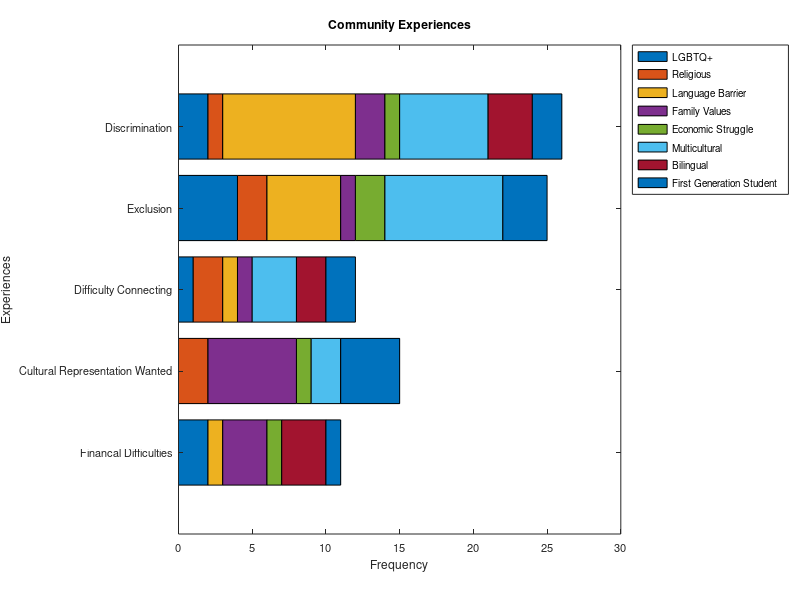

Recreate this plot in MATLAB.
% Sample data (replace with your actual data)
terms = {'Discrimination', 'Exclusion', 'Difficulty Connecting', 'Cultural Representation Wanted', 'Financal Difficulties'};
interviewees = {'Garrett', 'Bryan', 'Mae', 'Daniel', 'Bolivar', 'Javier', 'Fernando', 'Jazmin', 'Sanjida'};
themes = {'First Generation Student', 'Bilingual', 'Multicultural', 'Economic Struggle', 'Family Values', 'Language Barrier', 'Religious', 'LGBTQ+'};
wordCount = [
	1 3 0 1 3 1 0 2;
	4 0 2 1 6 0 2 0;
	2 2 3 0 1 1 2 1;
	3 0 8 2 1 5 2 4;
	2 3 6 1 2 9 1 2; 
	
];
 
% Reverse the order of terms
terms = flip(terms);
 
% Stacked bar plot
figure;
barh(wordCount(:, end:-1:1), 'stacked');
set(gca, 'YTickLabel', terms, 'YTick', 1:numel(terms), 'FontSize', 8);
xlabel('Frequency');
ylabel('Experiences');
title('Community Experiences');
legend(flip(themes), 'Location', 'BestOutside');

saveas(gca,'Images/barchart.png');